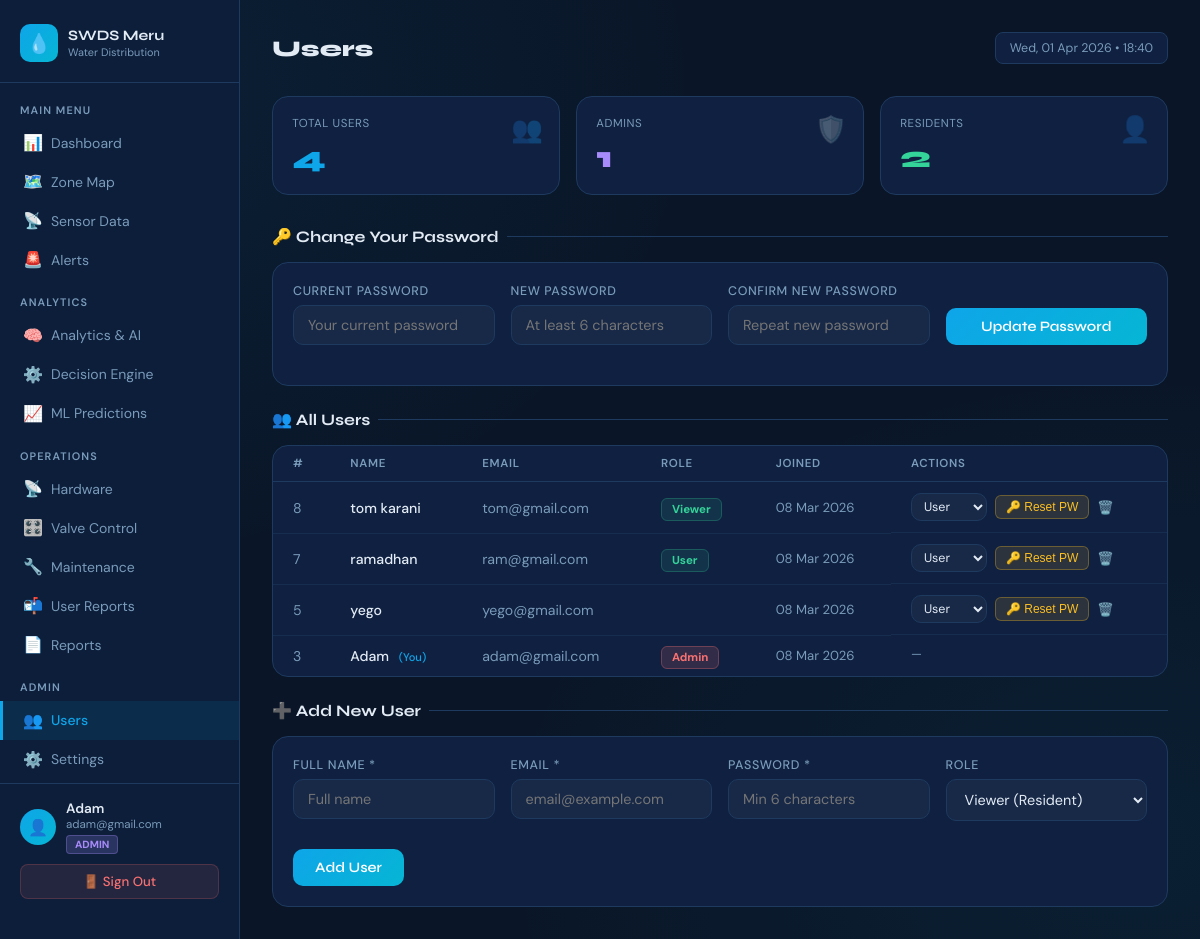
The app's page /users.php (signed in) with its own data.
### tables this page shows
CREATE TABLE `users` (
  `id` int(11) NOT NULL AUTO_INCREMENT,
  `full_name` varchar(100) NOT NULL,
  `email` varchar(100) NOT NULL,
  `password` varchar(255) NOT NULL,
  `role` enum('admin','operator','user','viewer') DEFAULT 'user',
  `water_balance` float DEFAULT 0,
  `created_at` timestamp NOT NULL DEFAULT current_timestamp(),
  PRIMARY KEY (`id`),
  UNIQUE KEY `email` (`email`)
);

### users.php (the view, shortened to what this page needs)
<?php
require_once __DIR__ . '/db.php';
$users=$pdo->query("SELECT * FROM users ORDER BY created_at DESC")->fetchAll();
$admin_count=count(array_filter($users,fn($u)=>$u['role']==='admin'));
$res_count=count(array_filter($users,fn($u)=>in_array($u['role'],['viewer','user'])));
require_once __DIR__ . '/sidebar.php';
?>
<div class="stats-grid">
    <div class="stat-card"><div class="stat-icon">👥</div><div class="stat-label">Total Users</div><div class="stat-value c-blue"><?= count($users) ?></div></div>
    <div class="stat-card"><div class="stat-icon">🛡️</div><div class="stat-label">Admins</div><div class="stat-value c-purple"><?= $admin_count ?></div></div>
    <div class="stat-card"><div class="stat-icon">👤</div><div class="stat-label">Residents</div><div class="stat-value c-green"><?= $res_count ?></div></div>
</div>
<div class="section-title" style="margin-top:1.5rem">🔑 Change Your Password</div>
<div class="card"><div class="card-body">
    <form method="post" style="display:grid;grid-template-columns:repeat(auto-fit,minmax(180px,1fr));gap:1rem;align-items:end">
        <div class="form-group">
            <label class="form-label">Current Password</label>
            <input type="password" name="current_password" class="form-control" placeholder="Your current password" required>
        </div>
        <div class="form-group">
            <label class="form-label">New Password</label>
            <input type="password" name="new_password" class="form-control" placeholder="At least 6 characters" required>
        </div>
        <div class="form-group">
            <label class="form-label">Confirm New Password</label>
            <input type="password" name="confirm_password" class="form-control" placeholder="Repeat new password" required>
        </div>
        <div class="form-group">
            <button type="submit" class="btn-primary" style="width:100%;margin-top:1.4rem">Update Password</button>
        </div>
    </form>
</div></div>
<div class="section-title" style="margin-top:1.5rem">👥 All Users</div>
<div class="card"><div class="table-wrap">
    <table>
        <thead><tr><th>#</th><th>Name</th><th>Email</th><th>Role</th><th>Joined</th><th>Actions</th></tr></thead>
        <tbody>
        <?php foreach ($users as $u): ?>
        <tr>
            <td style="color:var(--muted)"><?= $u['id'] ?></td>
            <td style="font-weight:500">
                <?= htmlspecialchars($u['full_name']) ?>
                <?php if ($u['id']==$_SESSION['user_id']): ?><span style="font-size:.7rem;color:var(--blue);margin-left:6px">(You)</span><?php endif; ?>
            </td>
            <td style="color:var(--muted)"><?= htmlspecialchars($u['email']) ?></td>
            <td><span class="badge-<?= $u['role'] ?>"><?= ucfirst($u['role']) ?></span></td>
            <td style="font-size:.82rem;color:var(--muted)"><?= date('d M Y',strtotime($u['created_at'])) ?></td>
            <td style="display:flex;gap:8px;flex-wrap:wrap;align-items:center">
            <?php if ($u['id']!=$_SESSION['user_id']): ?>
                <form method="post" style="display:inline">
                    <select name="role" class="form-control" style="padding:4px 8px;font-size:.78rem;width:auto" onchange="this.form.submit()">
                        <option value="user"  <?= in_array($u['role'],['viewer','user'])?'selected':'' ?>>User</option>
                    </select>
                </form>
                <button onclick="openReset(<?= $u['id'] ?>,'<?= htmlspecialchars(addslashes($u['full_name'])) ?>')"
                    style="background:rgba(251,191,36,.12);color:#fbbf24;border:1px solid rgba(251,191,36,.3);padding:4px 10px;border-radius:6px;font-size:.75rem;cursor:pointer">
                    🔑 Reset PW
                </button>
                <a href="?delete=<?= $u['id'] ?>" onclick="return confirm('Delete <?= htmlspecialchars(addslashes($u['full_name'])) ?>?')"
                   style="color:var(--red);text-decoration:none;font-size:.82rem">🗑️</a>
            <?php else: ?><span style="color:var(--muted);font-size:.78rem">—</span><?php endif; ?>
            </td>
        </tr>
        <?php endforeach; ?>
        </tbody>
    </table>
</div></div>
<div class="section-title" style="margin-top:1.5rem">➕ Add New User</div>
<div class="card"><div class="card-body">
    <form method="post">
        <div style="display:grid;grid-template-columns:repeat(auto-fit,minmax(180px,1fr));gap:1rem">
            <div class="form-group">
                <label class="form-label">Full Name *</label>
                <input type="text" name="full_name" class="form-control" placeholder="Full name" required>
            </div>
            <div class="form-group">
                <label class="form-label">Email *</label>
                <input type="email" name="email" class="form-control" placeholder="email@example.com" required>
            </div>
            <div class="form-group">
                <label class="form-label">Password *</label>
                <input type="password" name="password" class="form-control" placeholder="Min 6 characters" required>
            </div>
            <div class="form-group">
                <label class="form-label">Role</label>
                <select name="role" class="form-control">
                    <option value="viewer">Viewer (Resident)</option>
                </select>
            </div>
        </div>
        <button type="submit" class="btn-primary" style="margin-top:.5rem">Add User</button>
    </form>
</div></div>
</main></body></html>

### sidebar.php (style rules this page uses)
*, *::before, *::after { box-sizing: border-box; margin: 0; padding: 0; }
:root { --blue: #0ea5e9; --teal: #06b6d4; --green: #34d399; --yellow: #fbbf24; --red: #f87171; --purple: #a78bfa; --dark: #0a1628; --sidebar: #0c1e3a; --card: #0f2040; --border: #1e3a5f; --text: #e2eaf4; --muted: #7a9bba; }
body { font-family: 'DM Sans', sans-serif; background: var(--dark); color: var(--text); min-height: 100vh; display: flex; background-image: radial-gradient(ellipse at 5% 10%, rgba(14,165,233,0.07) 0%, transparent 40%), radial-gradient(ellipse at 95% 90%, rgba(6,182,212,0.06) 0%, transparent 40%); }
.card { background:var(--card); border:1px solid var(--border); border-radius:16px; }
.card-body { padding:1.25rem; }
.stats-grid { display:grid; grid-template-columns:repeat(auto-fit,minmax(150px,1fr)); gap:1rem; margin-bottom:2rem; }
.stat-card { background:var(--card); border:1px solid var(--border); border-radius:16px; padding:1.2rem; position:relative; overflow:hidden; }
.stat-label { font-size:0.72rem; color:var(--muted); text-transform:uppercase; letter-spacing:0.05em; margin-bottom:8px; }
.stat-value { font-family:'Syne',sans-serif; font-size:1.9rem; font-weight:800; }
.stat-icon { position:absolute; top:1rem; right:1rem; font-size:1.6rem; opacity:0.3; }
.c-blue { color:var(--blue); }
.c-green { color:var(--green); }
.c-purple { color:var(--purple); }
table { width:100%; border-collapse:collapse; }
thead th { padding:10px 1.25rem; text-align:left; font-size:0.72rem; font-weight:600; text-transform:uppercase; letter-spacing:0.06em; color:var(--muted); border-bottom:1px solid var(--border); }
tbody td { padding:11px 1.25rem; font-size:0.88rem; border-bottom:1px solid rgba(30,58,95,0.5); }
tbody tr:last-child td { border-bottom:none; }
.table-wrap { overflow-x:auto; }
.badge-admin { background:rgba(167,139,250,0.15); color:var(--purple); }
.badge-viewer { background:rgba(52,211,153,0.15); color:var(--green); }
.badge-user { background:rgba(14,165,233,0.15); color:var(--blue); }
.form-group { margin-bottom:1.25rem; }
.form-label { display:block; font-size:0.78rem; font-weight:500; color:var(--muted); text-transform:uppercase; letter-spacing:0.05em; margin-bottom:6px; }
.form-control { width:100%; padding:10px 14px; background:rgba(255,255,255,0.04); border:1px solid var(--border); border-radius:10px; color:var(--text); font-size:0.9rem; font-family:'DM Sans',sans-serif; transition:border-color 0.2s; }
select.form-control option { background:var(--card); }
.btn-primary { padding:10px 22px; background:linear-gradient(135deg,var(--blue),var(--teal)); border:none; border-radius:10px; color:#fff; font-size:0.9rem; font-weight:600; font-family:'Syne',sans-serif; cursor:pointer; transition:opacity 0.2s; }
.section-title { font-family:'Syne',sans-serif; font-size:1rem; font-weight:700; margin-bottom:1rem; display:flex; align-items:center; gap:8px; }
.section-title::after { content:''; flex:1; height:1px; background:var(--border); }

### users.php (style rules this page uses)
.badge-admin { background:rgba(248,113,113,.15);color:#f87171;border:1px solid rgba(248,113,113,.3);padding:3px 10px;border-radius:6px;font-size:.72rem;font-weight:700 }
.badge-viewer,.badge-user { background:rgba(52,211,153,.1);color:#34d399;border:1px solid rgba(52,211,153,.25);padding:3px 10px;border-radius:6px;font-size:.72rem;font-weight:700 }

### records on screen
users: id "8", full_name "tom karani", email "tom@gmail.com", role "Viewer", created_at "08 Mar 2026", role "User"
users: id "7", full_name "ramadhan", email "ram@gmail.com", role "User", created_at "08 Mar 2026"
users: id "5", full_name "yego", email "yego@gmail.com", created_at "08 Mar 2026"
users: id "3", full_name "Adam", shows "(You)", email "adam@gmail.com", role "Admin", created_at "08 Mar 2026"

### other values on screen
$user_name "Adam"
$user_email "adam@gmail.com"
$nav_role "ADMIN"
$page_title "Users"
count($users) "4"
$admin_count "1"
$res_count "2"
